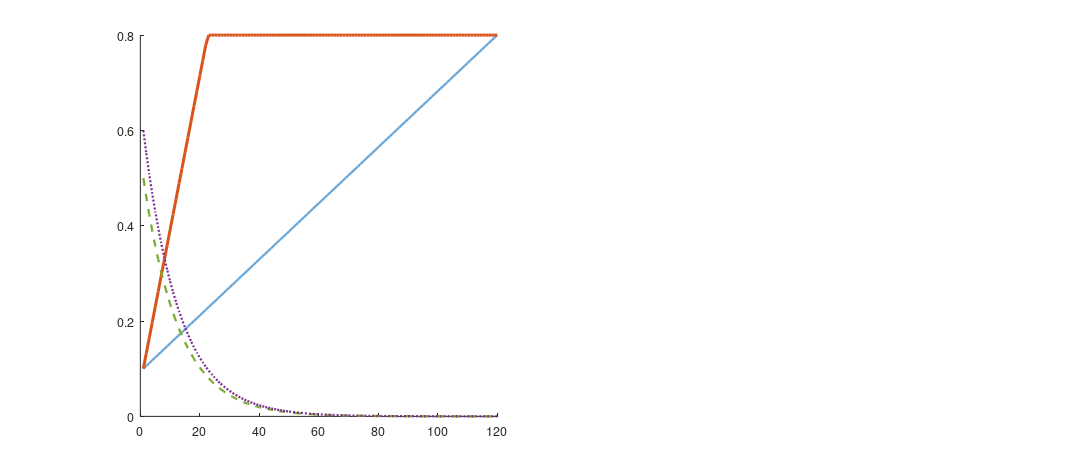

Reproduce this figure in MATLAB. (Note: this script raises an error after producing the figure.)
%% CoADAM Signaling Game Dynamics Figure
clear; clc; close all;

%% Confirmed CoADAM Parameters
sigma_max    = 0.80;
lambda_decay = 0.92;
delta_s      = 0.05;
theta_dec    = 0.15;
sigma_eq     = 0.4333;
kappa_m      = 0.30;

omega         = [0.25, 0.70, 0.10, 0.10];
profile_names = {'P_1 (Balanced)','P_2 (DeceptionHeavy)',...
                 'P_3 (Perimeter)','P_4 (AccessLockdown)'};

p_base       = [0.35, 0.30, 0.25, 0.20, 0.40];
tactic_names = {'Reconnaissance','Initial Access','Execution',...
                'Lateral Movement','Impact'};

%% Font settings
fn  = 'Times New Roman';
fsz = 14;
fw  = 'bold';

%% Colors
c_p1  = [0.40 0.65 0.85];
c_p2  = [0.85 0.33 0.10];
c_p3  = [0.47 0.67 0.19];
c_p4  = [0.49 0.18 0.56];
c_eq  = [0.85 0.10 0.10];
c_thr = [0.50 0.50 0.50];
c_max = [0.20 0.20 0.20];

tactic_colors = [
    0.00 0.45 0.74;
    0.85 0.33 0.10;
    0.93 0.69 0.13;
    0.49 0.18 0.56;
    0.47 0.67 0.19];

profile_colors = {c_p1, c_p2, c_p3, c_p4};
profile_lines  = {'-','-','--',':'};
profile_widths = [1.8, 2.4, 1.8, 1.8];
profile_start  = [0.10, 0.10, 0.50, 0.60];

%% Create figure
fig = figure('Position',[80 80 1200 520],...
             'Color','w',...
             'PaperPositionMode','auto',...
             'PaperUnits','inches',...
             'PaperSize',[12 5.2],...
             'Renderer','painters');

%% =========================================================
%% PANEL A: Skepticism Dynamics
%% =========================================================
ax1 = subplot(1,2,1);
hold on;

T     = 120;
steps = 1:T;

for p = 1:4
    sigma    = zeros(1,T);
    sigma(1) = profile_start(p);
    for t = 1:T-1
        if omega(p) > theta_dec
            inc        = delta_s*(omega(p)-theta_dec)/(1-theta_dec);
            sigma(t+1) = min(sigma_max, sigma(t)+inc);
        else
            sigma(t+1) = lambda_decay*sigma(t);
        end
    end
    plot(steps, sigma,...
         profile_lines{p},...
         'Color',     profile_colors{p},...
         'LineWidth', profile_widths(p),...
         'DisplayName', profile_names{p});
end

hl_eq       = yline(sigma_eq,'--','Color',c_eq,'LineWidth',2.0,'HandleVisibility','off');
hl_eq.Label                     = sprintf('\\sigma^*_{emp} = %.4f',sigma_eq);
hl_eq.LabelHorizontalAlignment  = 'left';
hl_eq.FontName                  = fn;
hl_eq.FontSize                  = fsz-2;
hl_eq.FontWeight                = fw;

hl_max      = yline(sigma_max,':','Color',c_max,'LineWidth',1.6,'HandleVisibility','off');
hl_max.Label                    = sprintf('\\sigma_{max} = %.2f',sigma_max);
hl_max.LabelHorizontalAlignment = 'left';
hl_max.FontName                 = fn;
hl_max.FontSize                 = fsz-2;
hl_max.FontWeight               = fw;

hl_thr      = yline(theta_dec,'-.','Color',c_thr,'LineWidth',1.6,'HandleVisibility','off');
hl_thr.Label                    = sprintf('\\theta_{dec} = %.2f',theta_dec);
hl_thr.LabelHorizontalAlignment = 'left';
hl_thr.FontName                 = fn;
hl_thr.FontSize                 = fsz-2;
hl_thr.FontWeight               = fw;

str = {sprintf('\\sigma_{max}    = %.2f', sigma_max),...
       sprintf('\\lambda_{decay} = %.2f', lambda_decay),...
       sprintf('\\delta_s        = %.2f', delta_s),...
       sprintf('\\theta_{dec}    = %.2f', theta_dec)};
text(2, 0.78, str,...
     'FontName',fn,'FontSize',fsz-3,'FontWeight',fw,...
     'BackgroundColor','w','EdgeColor',[0.7 0.7 0.7],...
     'VerticalAlignment','top','Margin',4);

text(85, 0.47,'P_1 crosses \sigma^*_{emp}',...
     'FontName',fn,'FontSize',fsz-3,'FontWeight','normal',...
     'Color',c_p1,'HorizontalAlignment','center');

text(62, 0.06,'P_3, P_4: \omega < \theta_{dec} \Rightarrow decay',...
     'FontName',fn,'FontSize',fsz-3,'FontWeight','normal',...
     'Color',c_p3,'HorizontalAlignment','center');

xlabel('Episode Step $t$','Interpreter','latex',...
       'FontName',fn,'FontSize',fsz,'FontWeight',fw);
ylabel('Skepticism $\sigma_t$','Interpreter','latex',...
       'FontName',fn,'FontSize',fsz,'FontWeight',fw);
title('(A) Skepticism Dynamics per Defense Profile',...
      'FontName',fn,'FontSize',fsz,'FontWeight',fw);
legend('Location','east','FontName',fn,'FontSize',fsz-2,'FontWeight',fw,'Box','on');

ylim([0 sigma_max+0.08]);
xlim([1 T]);
grid on; box on;

set(ax1,'FontName',fn,'FontSize',fsz,'FontWeight',fw,'LineWidth',1.0,'TickDir','out');

%% =========================================================
%% PANEL B: Attack Success Modulation
%% =========================================================
ax2 = subplot(1,2,2);
hold on;

%% --- Step 1: Draw shading patches FIRST ---
patch([-0.01 0.33 0.33 -0.01],[-0.02 -0.02 1.04 1.04],[0.78 0.95 0.78],...
      'FaceAlpha',0.30,'EdgeColor','none','HandleVisibility','off');
patch([0.33 0.67 0.67 0.33],[-0.02 -0.02 1.04 1.04],[0.99 0.99 0.70],...
      'FaceAlpha',0.30,'EdgeColor','none','HandleVisibility','off');
patch([0.67 0.97 0.97 0.67],[-0.02 -0.02 1.04 1.04],[0.99 0.78 0.78],...
      'FaceAlpha',0.30,'EdgeColor','none','HandleVisibility','off');

%% --- Step 2: Draw boundary lines using plot instead of xline ---
plot([0.33 0.33],[0 1.02],'k-','LineWidth',0.8,'HandleVisibility','off');
plot([0.67 0.67],[0 1.02],'k-','LineWidth',0.8,'HandleVisibility','off');

%% --- Step 3: Draw data lines on top ---
eta_range = linspace(0,0.95,300);
m_vals    = [0.0, 0.5, 1.0];
m_styles  = {'-','--',':'};
m_lw      = [2.2, 1.8, 1.8];

impact_idx = 5;
for mi = 1:3
    m     = m_vals(mi);
    p_net = min(p_base(impact_idx).*(1+kappa_m*m).*(1-eta_range), 0.95);
    plot(eta_range, p_net,...
         m_styles{mi},...
         'Color',    tactic_colors(impact_idx,:),...
         'LineWidth',m_lw(mi),...
         'DisplayName',sprintf('Impact (m_t=%.1f, base 40%%)',m));
end

for k = 1:5
    if k == impact_idx; continue; end
    p_net = min(p_base(k).*(1-eta_range), 0.95);
    plot(eta_range, p_net,'-',...
         'Color',    tactic_colors(k,:),...
         'LineWidth',1.8,...
         'DisplayName',sprintf('%s (base %.0f%%)',tactic_names{k},p_base(k)*100));
end

m_eq  = 0.1068;
eta_v = 0.50;
p_v   = min(p_base(impact_idx).*(1+kappa_m*m_eq).*(1-eta_v), 0.95);
plot(eta_v, p_v,'kp','MarkerSize',12,'MarkerFaceColor','k','HandleVisibility','off');
text(eta_v+0.01, p_v+0.03,sprintf('m_{eq}=%.4f',m_eq),...
     'FontName',fn,'FontSize',fsz-3,'FontWeight',fw);

plot(nan, nan,'kp','MarkerSize',10,'MarkerFaceColor','k',...
     'DisplayName',sprintf('m_{eq} = %.4f',m_eq));

%% --- Step 4: Region labels LAST so they sit on top ---
text(0.02, 0.97,'Low Defense',...
     'FontName',fn,'FontSize',fsz-2,'FontWeight',fw,...
     'Color',[0.10 0.40 0.10],'VerticalAlignment','top',...
     'BackgroundColor','none');
text(0.34, 0.97,'Moderate',...
     'FontName',fn,'FontSize',fsz-2,'FontWeight',fw,...
     'Color',[0.50 0.40 0.00],'VerticalAlignment','top',...
     'BackgroundColor','none');
text(0.68, 0.97,'High Defense',...
     'FontName',fn,'FontSize',fsz-2,'FontWeight',fw,...
     'Color',[0.50 0.05 0.05],'VerticalAlignment','top',...
     'BackgroundColor','none');

xlabel('Defense Effectiveness $\eta_t$','Interpreter','latex',...
       'FontName',fn,'FontSize',fsz,'FontWeight',fw);
ylabel('Net Attack Success $p_t^{net}$','Interpreter','latex',...
       'FontName',fn,'FontSize',fsz,'FontWeight',fw);
title('(B) Attack Success Modulation by Defense and Momentum',...
      'FontName',fn,'FontSize',fsz,'FontWeight',fw);

legend('Location','northeast','FontName',fn,'FontSize',fsz-3,'FontWeight',fw,'Box','on');

ylim([0 1.02]);
xlim([0 0.95]);
grid on; box on;

set(ax2,'FontName',fn,'FontSize',fsz,'FontWeight',fw,'LineWidth',1.0,'TickDir','out');

%% Main title
sgtitle('CoADAM Signaling Game: Skepticism and Attack Success Dynamics',...
        'FontName',fn,'FontSize',fsz+1,'FontWeight',fw);

%% =========================================================
%% Export
%% =========================================================
savefig(fig,'SG.fig');
exportgraphics(fig,'SG.pdf','ContentType','vector');
exportgraphics(fig,'SG.png','ContentType','image','Resolution',300);
fprintf('Saved: SG.fig  SG.pdf  SG.png\n');
